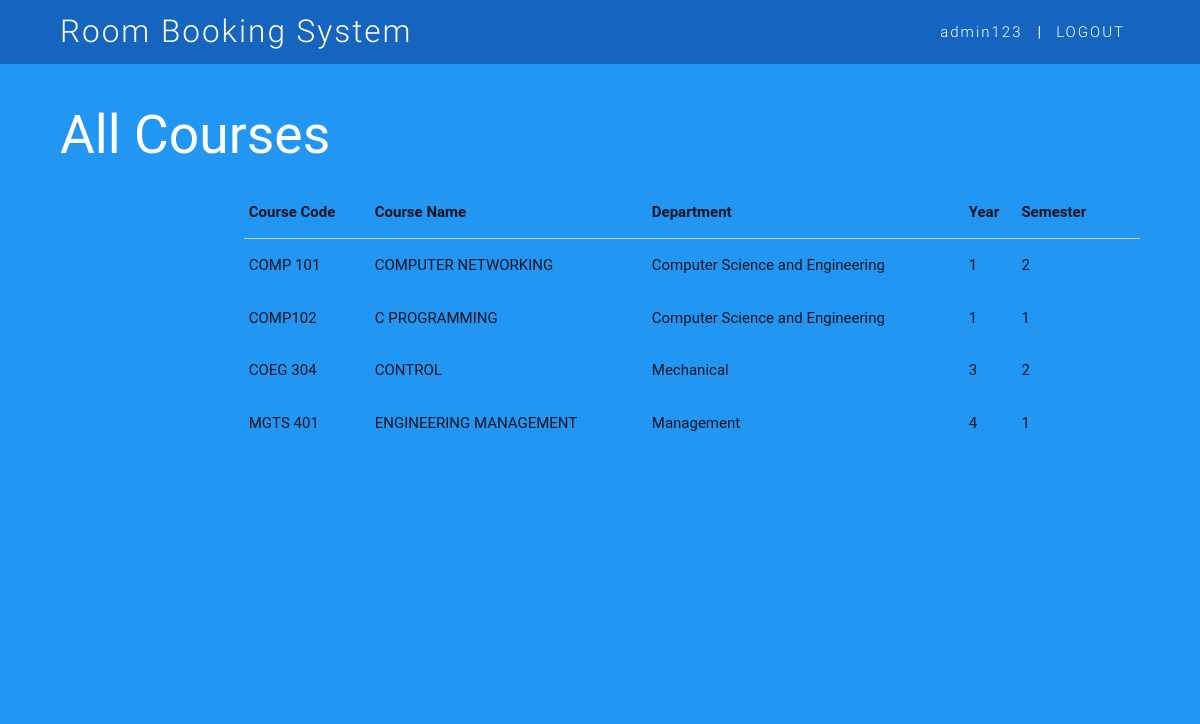
The app's page /php/all_courses.php (signed in) with its own data.
### tables this page shows
CREATE TABLE IF NOT EXISTS `course` (
  `courseName` varchar(50) NOT NULL,
  `departmentName` varchar(50) NOT NULL,
  `courseCode` varchar(50) NOT NULL,
  `year` int(11) NOT NULL,
  `semester` int(11) NOT NULL
);

### php/all_courses.php (the view, shortened to what this page needs)
<?php
require 'database_connection.php';
    if(isset($_SESSION['rsUserName']) && isset($_SESSION['rsPassword'])){
        $query = $mysqli->query("SELECT * FROM course ORDER BY year ASC") or die($mysqli->error);
        $display = "";
        if($query->num_rows){
            while($rows = $query->fetch_array(MYSQLI_ASSOC)){
                $courseName = strtoupper($rows['courseName']);
                $courseCode = $rows['courseCode'];
                $departmentName = $rows['departmentName'];
                $year = $rows['year'];
                $semester = $rows['semester'];
            $display .= "
            <tbody>
             <tr>
                <td>$courseCode</td>
                <td>$courseName</td>
                <td>$departmentName</td>
                <td>$year</td>
                <td>$semester</td>
              </tr>
            </tbody>";
            }
        }else{
            $display .= "No courses available yet";
        }
    }else{
        header("location: login.php");
    }
?>
<!DOCTYPE html>
<html>
<head>
    <link href="../css/style.css" type="text/css" rel="stylesheet">
    <link href="../css/plugin.css" type="text/css" rel="stylesheet" >
</head>
<body >
 <div class="navbar-fixed">
    <nav id="nav_f" class="default_color" role="navigation">
        <div class="container">
            <div class="nav-wrapper">
            <a href="index.php" id="logo-container" class="brand-logo">Room Booking System</a>
                <ul class="right hide-on-med-and-down">
                    <li><a href="profile.php"><?=$_SESSION['rsUserName']?></a></li>
                    <li>|</li>
                    <li><a href="#">LOGOUT</a></li>
                </ul>
            </div>
        </div>
    </nav>
</div>
<div class="section no-pad-bot" id="index-banner">
    <div class="container">
    <h2 class="header text_b" style="color: white;">All Courses</h2>
     <div class="row">
            <div class="col s10 offset-s2">
                <table class="highlight">
            <thead>
              <tr>
                  <th data-field="id"> Course Code</th>
                  <th data-field="name">Course Name</th>
                  <th data-field="department">Department</th>
                  <th data-field="year">Year</th>
                  <th data-field="semester">Semester</th>
                  <th></th>
                  <th></th>
                   </tr>
            </thead>
            <?=$display;?>
          </table>
            </div>
        </div>
</div>
</div>
</body>
</html>

### css/style.css (style rules this page uses)
body { background: #2196F3; }
.default_color { background-color: #1565C0 !important }
#index-banner { min-height: 632px; height: auto; position: relative; background-color: #2196F3 }
#nav_f { box-shadow: none !important; -webkit-box-shadow: none !important }
.brand-logo { position: absolute; color: #fff; display: inline-block; font-size: 2.1rem; font-style: normal; font-weight: 300; padding: 0; letter-spacing: 2px }
.text_b { color: #2196F3 }
nav ul a { font-size: 1.2rem; color: #FFF; letter-spacing: 2px; display: block; font-weight: 300; padding: 0px 15px }

### records on screen
course: courseCode "COMP 101", courseName "COMPUTER NETWORKING", departmentName "Computer Science and Engineering", year "1", semester "2"
course: courseCode "COMP102", courseName "C PROGRAMMING", departmentName "Computer Science and Engineering", year "1", semester "1"
course: courseCode "COEG 304", courseName "CONTROL", departmentName "Mechanical", year "3", semester "2"
course: courseCode "MGTS 401", courseName "ENGINEERING MANAGEMENT", departmentName "Management", year "4", semester "1"

### other values on screen
$_SESSION['rsUserName'] "admin123"
